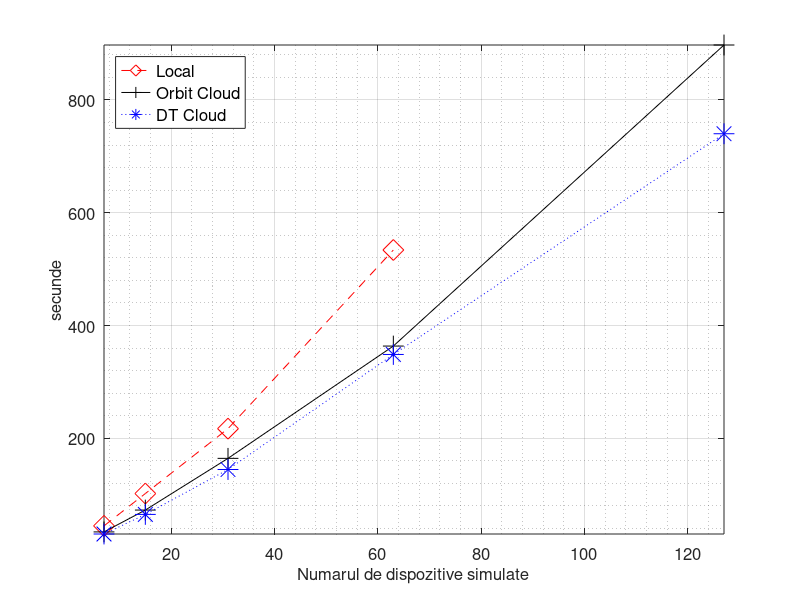
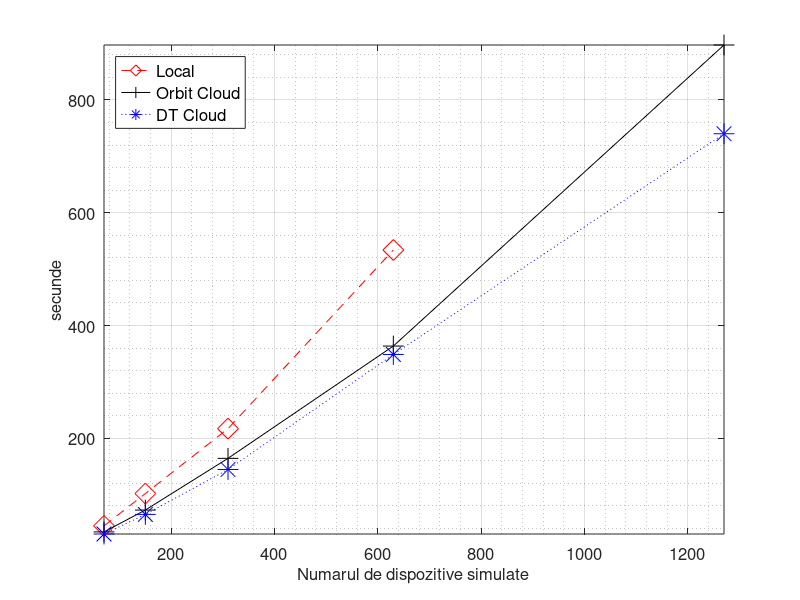
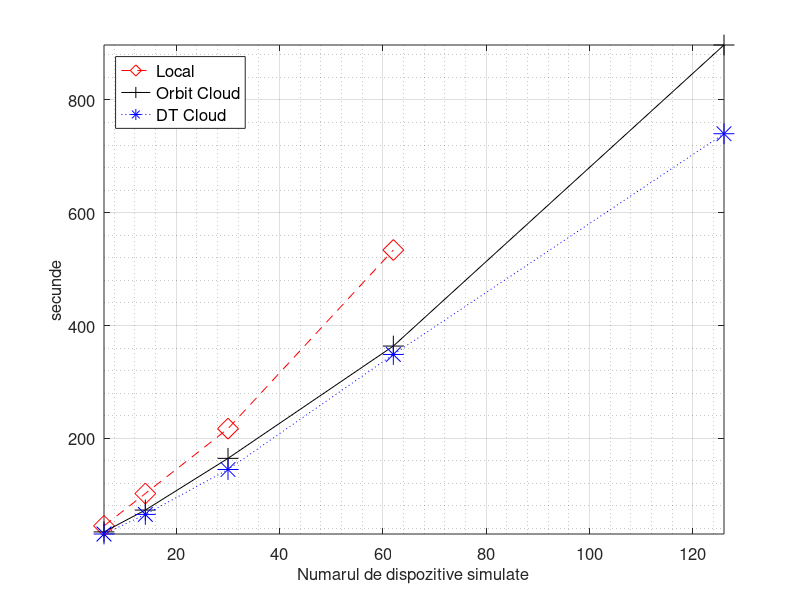

Write the MATLAB code that produced these figures, in order.
nes = [7,15,31,63,127]
intfs = [70,150,310,630,1270]
links = [6,14,30,62,126]

local = [44.75,102.055,217.154,534.013,NaN] 
orbit = [34.035,72.789,164.483,363.617,897.515]
dt = [30.335,65.073,144.708,348.719,740.159]

figure(1)
plot(nes,local, '--dr', 'markersize', 15, nes, orbit, '-+k', 'markersize', 15, nes, dt, ':*b', 'markersize', 15)
set(gca, "fontsize", 12)

xlabel('Numarul de dispozitive simulate', "fontsize", 12)
grid on
grid minor on
ylabel('secunde', "fontsize", 12)
leg = legend('Local','Orbit Cloud','DT Cloud', "location", 'northwest')
set(leg, "fontsize", 12)
axis('tight')

#la = num2str(local(:));
#lb = cellstr(la);
#lc = strtrim(lb);

#oa = num2str(orbit(:));
#ob = cellstr(oa);
#oc = strtrim(ob);

#da = num2str(dt(:));
#db = cellstr(da);
#dc = strtrim(db);

#text(nes, local, lc)
#text(nes, orbit, oc)
#text(nes, dt, dc)

figure(2)
plot(intfs,local, '--dr', 'markersize', 15, intfs, orbit, '-+k', 'markersize', 15, intfs, dt, ':*b', 'markersize', 15)
set(gca, "fontsize", 12)

xlabel('Numarul de dispozitive simulate', "fontsize", 12)
grid on
grid minor on
ylabel('secunde', "fontsize", 12)
leg = legend('Local','Orbit Cloud','DT Cloud', "location", 'northwest')
set(leg, "fontsize", 12)
axis('tight')

#la = num2str(local(:));
#lb = cellstr(la);
#lc = strtrim(lb);

#oa = num2str(orbit(:));
#ob = cellstr(oa);
#oc = strtrim(ob);

#da = num2str(dt(:));
#db = cellstr(da);
#dc = strtrim(db);

#text(intfs, local, lc)
#text(intfs, orbit, oc)
#text(intfs, dt, dc)

figure(3)
plot(links,local, '--dr', 'markersize', 15, links, orbit, '-+k', 'markersize', 15, links, dt, ':*b', 'markersize', 15)
set(gca, "fontsize", 12)

xlabel('Numarul de dispozitive simulate', "fontsize", 12)
grid on
grid minor on
ylabel('secunde', "fontsize", 12)
leg = legend('Local','Orbit Cloud','DT Cloud', "location", 'northwest')
set(leg, "fontsize", 12)
axis('tight')

#la = num2str(local(:));
#lb = cellstr(la);
#lc = strtrim(lb);

#oa = num2str(orbit(:));
#ob = cellstr(oa);
#oc = strtrim(ob);

#da = num2str(dt(:));
#db = cellstr(da);
#dc = strtrim(db);

#text(links, local, lc)
#text(links, orbit, oc)
#text(links, dt, dc)
